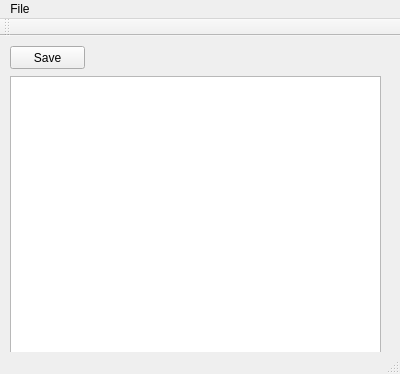
<?xml version="1.0" encoding="UTF-8"?>
<ui version="4.0">
 <class>MainWindow</class>
 <widget class="QMainWindow" name="MainWindow">
  <property name="geometry">
   <rect>
    <x>0</x>
    <y>0</y>
    <width>400</width>
    <height>374</height>
   </rect>
  </property>
  <property name="windowTitle">
   <string>MainWindow</string>
  </property>
  <widget class="QWidget" name="centralWidget">
   <widget class="QGraphicsView" name="graphicsView">
    <property name="geometry">
     <rect>
      <x>10</x>
      <y>40</y>
      <width>371</width>
      <height>281</height>
     </rect>
    </property>
   </widget>
   <widget class="QPushButton" name="btnSave">
    <property name="geometry">
     <rect>
      <x>10</x>
      <y>10</y>
      <width>75</width>
      <height>23</height>
     </rect>
    </property>
    <property name="text">
     <string>Save</string>
    </property>
   </widget>
  </widget>
  <widget class="QMenuBar" name="menuBar">
   <property name="geometry">
    <rect>
     <x>0</x>
     <y>0</y>
     <width>400</width>
     <height>21</height>
    </rect>
   </property>
   <widget class="QMenu" name="menuFile">
    <property name="title">
     <string>File</string>
    </property>
    <addaction name="actionExit"/>
   </widget>
   <addaction name="menuFile"/>
  </widget>
  <widget class="QToolBar" name="mainToolBar">
   <attribute name="toolBarArea">
    <enum>TopToolBarArea</enum>
   </attribute>
   <attribute name="toolBarBreak">
    <bool>false</bool>
   </attribute>
  </widget>
  <widget class="QStatusBar" name="statusBar"/>
  <action name="actionExit">
   <property name="text">
    <string>Exit</string>
   </property>
  </action>
 </widget>
 <layoutdefault spacing="6" margin="11"/>
 <resources/>
 <connections/>
 <slots>
  <slot>btnPlay()</slot>
 </slots>
</ui>
